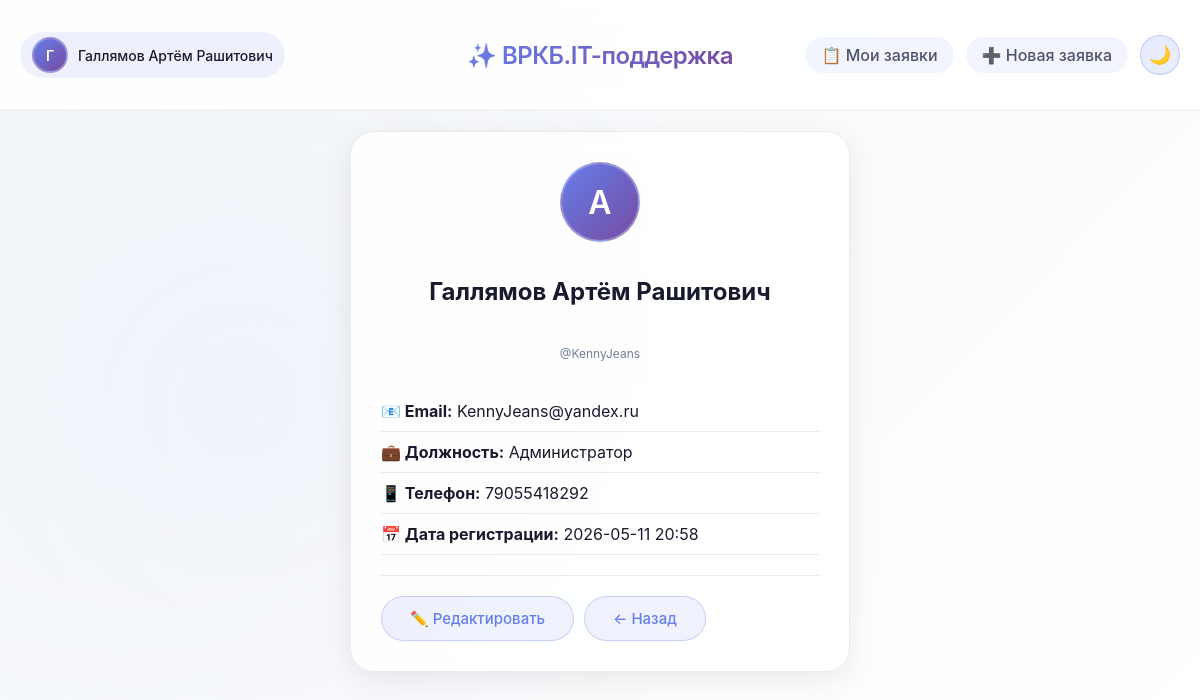
Screenshot of /profile (signed in) with the database file from the repository.
### tables this page shows
CREATE TABLE users (
        id INTEGER PRIMARY KEY AUTOINCREMENT,
        username TEXT UNIQUE NOT NULL,
        email TEXT UNIQUE NOT NULL,
        password TEXT NOT NULL,
        last_name TEXT,
        first_name TEXT,
        middle_name TEXT,
        post TEXT,
        phone TEXT,
        created_at TEXT NOT NULL,
        is_admin INTEGER DEFAULT 0
    , department TEXT);

### app.py (the view)
    def decorated_function(*args, **kwargs):
        if not session.get('user_id'):
            flash('Пожалуйста, войдите в систему', 'warning')
            return redirect(url_for('login'))
        return f(*args, **kwargs)

### app.py (called while the page is built)
def get_db_connection():
    conn = sqlite3.connect('databases/database_helpdesk.db')
    conn.row_factory = sqlite3.Row
    return conn

def login_required(f):
    def decorated_function(*args, **kwargs):
        if not session.get('user_id'):
            flash('Пожалуйста, войдите в систему', 'warning')
            return redirect(url_for('login'))
        return f(*args, **kwargs)
    decorated_function.__name__ = f.__name__
    return decorated_function

@app.route('/profile')
@login_required
def profile():
    conn = get_db_connection()
    user = conn.execute('SELECT * FROM users WHERE id = ?', (session['user_id'],)).fetchone()
    conn.close()
    if not user:
        flash('Пользователь не найден', 'danger')
        return redirect(url_for('logout'))
    return render_template('user_profile.html', user=user)

### templates/user_profile.html (shortened to what this page needs)
{% extends "base.html" %}
{% block content %}
<div class="card" style="max-width: 500px; margin: 0 auto;">
    <div style="text-align: center; margin-bottom: 30px;">
        <div class="user-avatar" style="width: 80px; height: 80px; font-size: 32px; margin: 0 auto 15px;">
            {{ user.first_name[0] if user.first_name else user.username[0] }}
        </div>
        <h2>{{ user.last_name }} {{ user.first_name }} {{ user.middle_name or '' }}</h2>
        <p class="text-muted">@{{ user.username }}</p>
    </div>
    <div class="info-row">
        <strong>📧 Email:</strong> {{ user.email }}
    </div>
    <div class="info-row">
        <strong>💼 Должность:</strong> {{ user.post }}
    </div>
    <div class="info-row">
        <strong>📱 Телефон:</strong> {{ user.phone }}
    </div>
    <div class="info-row">
        <strong>📅 Дата регистрации:</strong> {{ user.created_at[:16] }}
    </div>
    <hr>
    <div style="display: flex; gap: 10px; margin-top: 20px;">
        <a href="{{ url_for('edit_profile') }}" class="btn btn-outline">✏️ Редактировать</a>
        <a href="{{ url_for('dashboard') }}" class="btn btn-outline">← Назад</a>
    </div>
</div>
{% endblock %}

### static/style.css (style rules this page uses)
:root { --bg-gradient-start: #f5f7fa; --bg-gradient-end: #ffffff; --glass-bg: rgba(255, 255, 255, 0.85); --glass-bg-dark: rgba(0, 0, 0, 0.75); --glass-border: rgba(0, 0, 0, 0.08); --glass-shadow: 0 8px 32px 0 rgba(0, 0, 0, 0.08); --shadow-sm: 0 2px 8px rgba(0, 0, 0, 0.04); --shadow-md: 0 4px 20px rgba(0, 0, 0, 0.06); --shadow-lg: 0 12px 32px rgba(0, 0, 0, 0.1); --shadow-glow: 0 0 20px rgba(102, 126, 234, 0.15); --text-primary: #1a1a2e; --text-secondary: #4a5568; --text-muted: #718096; --blur-amount: 12px; --border-radius: 24px; --accent-color: #667eea; --accent-hover: #5a67d8; }
* { margin: 0; padding: 0; box-sizing: border-box; }
body { font-family: -apple-system, 'Segoe UI', 'SF Pro Text', 'Helvetica Neue', sans-serif; background: linear-gradient(135deg, var(--bg-gradient-start), var(--bg-gradient-end)); min-height: 100vh; color: var(--text-primary); transition: all 0.3s ease; position: relative; }
body::before { content: ''; position: fixed; top: 0; left: 0; width: 100%; height: 100%; background: radial-gradient(circle at 20% 50%, rgba(102,126,234,0.05) 0%, transparent 50%); pointer-events: none; z-index: 0; }
.glass-card, .card { background: var(--glass-bg); backdrop-filter: blur(var(--blur-amount)); -webkit-backdrop-filter: blur(var(--blur-amount)); border-radius: var(--border-radius); border: 1px solid var(--glass-border); box-shadow: var(--glass-shadow); padding: 30px; margin-bottom: 20px; transition: all 0.4s cubic-bezier(0.4, 0, 0.2, 1); animation: fadeInUp 0.5s ease-out; }
.card h2 { padding: 20px; margin-bottom: 20px; }
.user-avatar { width: 36px; height: 36px; border-radius: 50%; background: linear-gradient(135deg, var(--accent-color), #764ba2); display: flex; align-items: center; justify-content: center; color: white; font-weight: 600; font-size: 14px; border: 2px solid rgba(255,255,255,0.3); }
.btn { padding: 12px 28px; border: none; border-radius: 40px; font-size: 15px; font-weight: 500; cursor: pointer; transition: all 0.3s cubic-bezier(0.4, 0, 0.2, 1); display: inline-block; text-decoration: none; text-align: center; }
.btn-outline { background: rgba(102, 126, 234, 0.1); border: 1px solid rgba(102, 126, 234, 0.3); color: var(--accent-color); }
.text-muted { color: var(--text-muted); font-size: 12px; }
hr { border: none; height: 1px; background: var(--glass-border); margin: 20px 0; }

### templates/user_profile.html (style rules this page uses)
.info-row { padding: 10px 0; border-bottom: 1px solid var(--glass-border); }

### rows the page displays
users: first_name "А", last_name "Галлямов", first_name "Артём", middle_name "Рашитович", username "KennyJeans", email "KennyJeans@yandex.ru", post "Администратор", phone "79055418292", created_at "2026-05-11 20:58"

### other values shown
{{ session.full_name[0] if session.full_name else session.username[0] }} "Г"
{{ session.full_name if session.full_name else session.username }} "Галлямов Артём Рашитович"
